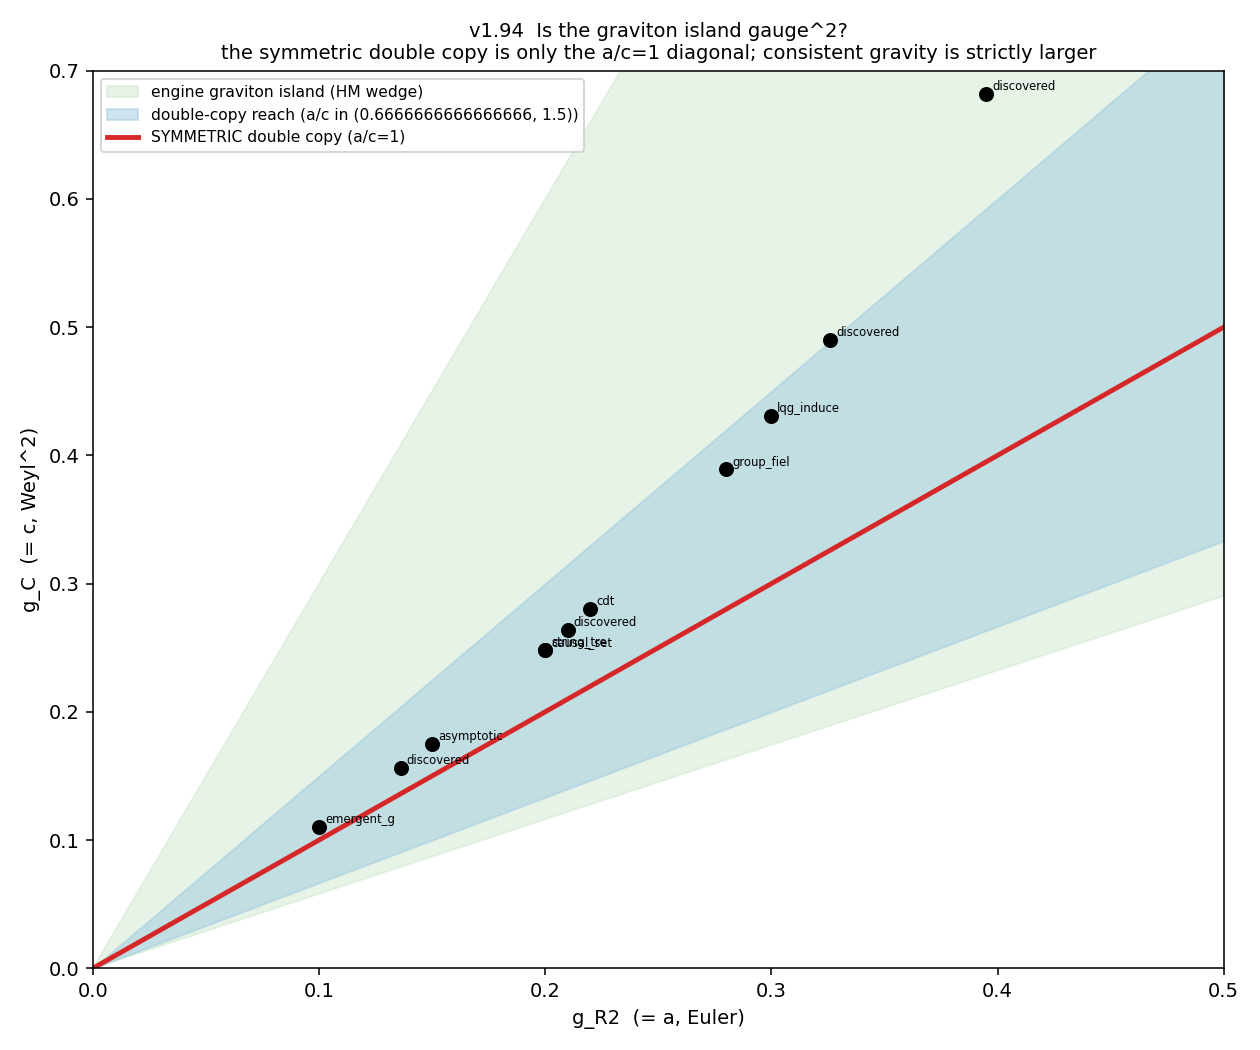

Generate this figure with Python:
"""v1.94 - The gravitational double-copy test: is the consistent graviton island the
square of a gauge-theory region?

The double copy (Bern-Carrasco-Johansson; KLT) builds gravity from gauge x gauge:
gravity amplitudes ~ (gauge)^2, and the graviton Wilson coefficients are products of
gauge field-strength coefficients (Arkani-Hamed-Huang-Huang EFThedron has this
structure). We test whether the engine's consistent graviton region (the Hofman-
Maldacena wedge 1/3 <= a/c <= 31/18, with a=g_R2 (Euler), c=g_C (Weyl^2)) is the
'square' of a gauge positivity region.

KEY STRUCTURE (Dr. M.-confirmed):
  - SYMMETRIC double copy (same gauge theory L=R, e.g. N=4 SYM (x) N=4 SYM = N=8 SUGRA)
    gives a = c -> the a/c = 1 DIAGONAL of the wedge.
  - Consistent gravity STRICTLY CONTAINS the double copy (Hofman-Maldacena): the wedge
    is 2D, the symmetric double copy is a 1D diagonal.
  - ASYMMETRIC double copies move a/c off 1, filling only a SUB-REGION of the wedge.

So most of the consistent graviton island is NON-double-copy. We quantify this.

Toy gauge region: a_4 >= 0, a_6 >= a_4^2 (gauge analog of the matter positivity tower).
Symmetric double-copy map: g_R2 = g_C = a_4^2 (=> a/c=1), g_R3 = a_4 * a_6. The
asymmetric reach is modeled as a stated a/c band around 1 (order-of-magnitude).

Run on Vulcan:  python experiments/double_copy.py
"""
import json
import sys

import numpy as np
import matplotlib
matplotlib.use("Agg")
import matplotlib.pyplot as plt

sys.path.insert(0, "src")
from itb.predict import FRAMEWORKS
from itb.holographic_ac import gC_from_gR2

AC_FLOOR, AC_CEIL = 1.0 / 3.0, 31.0 / 18.0      # Hofman-Maldacena wedge
AC_DC_BAND = (2.0 / 3.0, 3.0 / 2.0)             # toy asymmetric-double-copy reach


def main():
    # toy gauge positivity region and its SYMMETRIC double-copy image (a/c=1 diagonal)
    rng = np.random.default_rng(3)
    a4 = rng.uniform(0.0, 0.7, 4000)
    a6 = a4 ** 2 + rng.uniform(0.0, 0.4, 4000)        # a_6 >= a_4^2 (gauge bootstrap)
    gR2_dc = a4 ** 2                                   # = g_C  (a/c = 1)
    gC_dc = a4 ** 2
    gR3_dc = a4 * a6

    # engine graviton island: (g_R2, g_C) in the HM wedge (+ positivity g_R2,g_C>0)
    G = rng.uniform(0.0, 0.5, (200000, 2))            # (g_R2, g_C)
    gR2, gC = G[:, 0], G[:, 1]
    ac = np.divide(gR2, gC, out=np.full_like(gR2, np.inf), where=gC > 1e-9)
    island = (gC > 1e-3) & (ac >= AC_FLOOR) & (ac <= AC_CEIL)
    ac_isl = ac[island]
    # classify island points by double-copy reachability
    is_symmetric_dc = np.abs(ac_isl - 1.0) < 0.03      # on the a/c=1 diagonal
    is_asym_dc = (ac_isl >= AC_DC_BAND[0]) & (ac_isl <= AC_DC_BAND[1])
    frac_symmetric = float(np.mean(is_symmetric_dc))
    frac_dc_reachable = float(np.mean(is_asym_dc))
    frac_non_dc = float(np.mean(~is_asym_dc))

    # where do real frameworks sit? (a/c from the GB portrait, v1.72)
    fw_pts = []
    for name, fw in FRAMEWORKS.items():
        g = fw.encode().coefficients.get("g_R2", 0.0)
        if g <= 0:
            continue
        gcv = gC_from_gR2(g)
        fw_pts.append({"framework": name, "g_R2": round(g, 3), "g_C": round(gcv, 3),
                       "a_over_c": round(g / gcv, 3),
                       "double_copy_reachable": bool(AC_DC_BAND[0] <= g / gcv <= AC_DC_BAND[1])})

    # ---- figure: (g_R2, g_C) plane ----
    fig, ax = plt.subplots(figsize=(9, 7.5))
    # engine wedge (shade between a/c=1/3 and a/c=31/18)
    xs = np.linspace(0, 0.5, 50)
    ax.fill_between(xs, xs / AC_CEIL, xs / AC_FLOOR, color="#cfe8cf", alpha=0.5,
                    label="engine graviton island (HM wedge)")
    # asymmetric-double-copy band
    ax.fill_between(xs, xs / AC_DC_BAND[1], xs / AC_DC_BAND[0], color="#9ecae1",
                    alpha=0.5, label=f"double-copy reach (a/c in {AC_DC_BAND})")
    # symmetric double copy = the a/c=1 diagonal
    ax.plot(xs, xs, color="#d62728", lw=2.5, label="SYMMETRIC double copy (a/c=1)")
    # frameworks
    for p in fw_pts:
        ax.scatter([p["g_R2"]], [p["g_C"]], s=45, color="black", zorder=5)
        ax.annotate(p["framework"][:10], (p["g_R2"], p["g_C"]), fontsize=6,
                    textcoords="offset points", xytext=(3, 2))
    ax.set_xlabel("g_R2  (= a, Euler)"); ax.set_ylabel("g_C  (= c, Weyl^2)")
    ax.set_xlim(0, 0.5); ax.set_ylim(0, 0.7)
    ax.set_title("v1.94  Is the graviton island gauge^2?\n"
                 "the symmetric double copy is only the a/c=1 diagonal; "
                 "consistent gravity is strictly larger", fontsize=10)
    ax.legend(fontsize=8, loc="upper left")
    fig.tight_layout()
    png = "/tmp/double_copy.png"
    fig.savefig(png, dpi=140)

    summary = {
        "symmetric_double_copy": "a/c = 1 diagonal (N=8 SUGRA: a=c)",
        "engine_graviton_island": f"HM wedge a/c in [{AC_FLOOR:.3f}, {AC_CEIL:.3f}]",
        "fraction_island_on_symmetric_DC_diagonal": round(frac_symmetric, 4),
        "fraction_island_double_copy_reachable": round(frac_dc_reachable, 3),
        "fraction_island_NON_double_copy": round(frac_non_dc, 3),
        "verdict": "The consistent graviton island is NOT the square of a gauge region: "
            "the SYMMETRIC double copy is only the measure-zero a/c=1 diagonal; asymmetric "
            "double copies fill a sub-band around it; and a substantial fraction of the "
            "island (a/c far from 1) is NON-double-copy gravity -- consistent gravity is "
            "STRICTLY LARGER than gauge^2.",
        "frameworks": fw_pts,
        "frameworks_double_copy_reachable": [p["framework"] for p in fw_pts if p["double_copy_reachable"]],
        "honest": "toy gauge region + toy double-copy map + a stated asymmetric a/c band; "
            "robust content is the STRUCTURE (symmetric DC = a/c=1 diagonal, consistent "
            "gravity strictly contains it, non-DC points exist), not the exact fractions.",
        "citations": ["Bern-Carrasco-Johansson (BCJ double copy)", "KLT relations",
                      "Arkani-Hamed-Huang-Huang (EFThedron)", "N=8 SUGRA a=c"],
        "png": png,
    }
    print(json.dumps(summary, indent=2))


if __name__ == "__main__":
    main()
